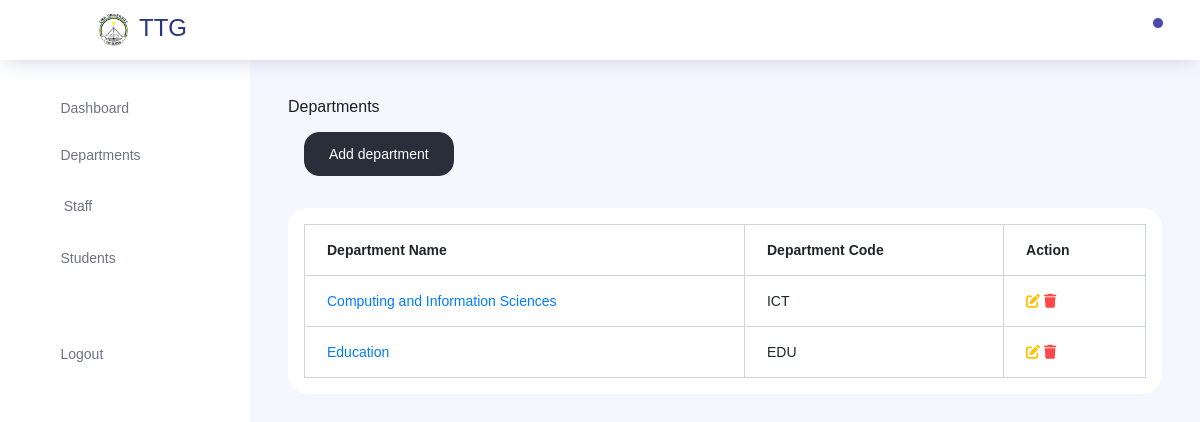
/departments/, run on an earlier commit of the app's database.
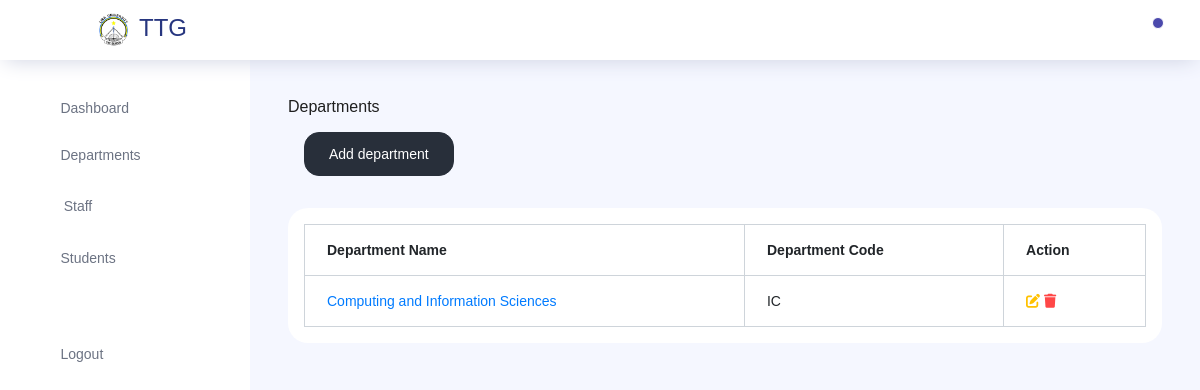
And on a later commit of the database.
### store/models.py (models this page shows, shortened)
class Department(models.Model):
    department_name = models.CharField(max_length=100)
    department_code = models.CharField(max_length=20)

### core/views.py (the view, shortened to what this page needs)
# urls.py: path('departments/', views.departments, name='departments'),
def departments(request):
    departments = Department.objects.all()
    context = {'departments': departments}
    return render(request, 'core/departments.html', context)

### templates/core/departments.html (shortened to what this page needs)
{% extends 'core/layout.html'%}
{% block content %}
Departments
<br>
<a href="#" class="btn btn-dark m-3" data-toggle="modal" data-target="#addDepartment">Add department</a>
<div class="card p-3 my-3 bg-white"">
    <table class="table table-bordered">
        <thead>
            <tr>
                <th>Department Name</th>
                <th>Department Code</th>
                <th>Action</th>
            </tr>
        </thead>
        <tbody>
            {% for d in departments %}
            <tr>
                <td><a href="{% url 'core:program' dpt=d.pk %}">{{ d.department_name }}</a></td>
                <td>{{ d.department_code }}</td>
                <td>
                    <a href="#" data-toggle="modal" data-target="#editDepartment{{ d.id }}"><i class="fas fa-edit text-warning"></i></a>
                    <a href="{% url 'core:deleteDepartment' pk=d.id %}" onclick="return(confirm('Are you sure you want to delete this department?'))"><i class="fas fa-trash text-danger"></i></a>
                </td>
            </tr>
            {% endfor %}
        </tbody>
    </table>
</div>
{%endblock%}

What changed in the data, as far as the page shows it:
removed Department: department_name "Education", department_code "EDU"
changed Department "Computing and Information Sciences": department_code "ICT" → "IC"
